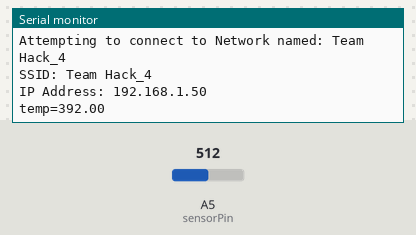
A sketch run on a simulated Arduino MKR. Parts: the last lines printed to the serial monitor. The test bench sets the inputs (shaded band); at power-on: A5 (sensorPin) = 512. WiFi joins after 1.5 s; servers stay silent unless stated; uploads are accepted with an empty reply.

Above: at 12.7 s.
12.8 s: A5 (sensorPin) set to 716
At 16.1 s:
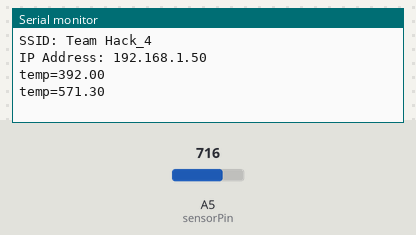
16.4 s: A5 (sensorPin) set to 900
At 19.5 s:
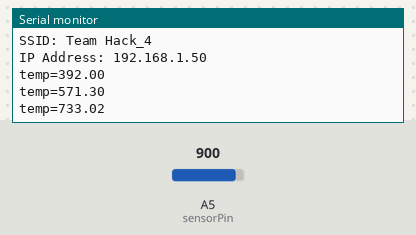
Timing chart, 0 to 21.0 s (numbered marks = the images above; inputs shaded):
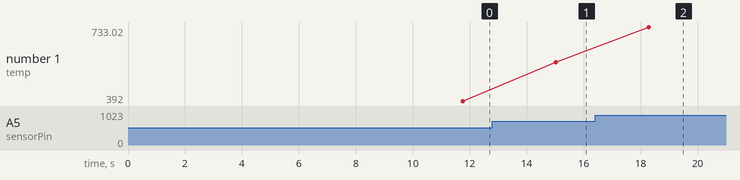

Measured:
- after the input at 12.8 s, the serial monitor: prints a new line after 2.2 s (image 1)
- after the input at 16.4 s, the serial monitor: prints a new line after 1.9 s (image 2)
- plotted number 1: 392 → 571.3 after the input at 12.8 s, 571.3 → 733.02 after the input at 16.4 s

The sketch:

microcontroller_POST_response_code_php_temp.ino
```cpp
#include <WiFiNINA.h>

#define sensorPin A5

char ssid[] = "Team Hack_4";
char pass[] = "Hack_36";

int status = WL_IDLE_STATUS;

char server[] = "http://hack4-36.herokuapp.com/";

String postData;
String postVariable = "temp=";

WiFiClient client;

void setup() {

  Serial.begin(9600);

  while (status != WL_CONNECTED) {
    Serial.print("Attempting to connect to Network named: ");
    Serial.println(ssid);
    status = WiFi.begin(ssid, pass);
    delay(10000);
  }

  Serial.print("SSID: ");
  Serial.println(WiFi.SSID());
  IPAddress ip = WiFi.localIP();
  IPAddress gateway = WiFi.gatewayIP();
  Serial.print("IP Address: ");
  Serial.println(ip);
}

void loop() {
  int reading = analogRead(sensorPin);
  float voltage = reading * 5.0;
  voltage /= 1024.0;
  float temperatureC = (voltage - 0.5) * 100 ;
  float temperatureF = (temperatureC * 9.0 / 5.0) + 32.0;

  postData = postVariable + temperatureF;

  if (client.connect(server, 80)) {
    client.println("POST /test/post.php HTTP/1.1");
    client.println("Host: http://hack4-36.herokuapp.com/");
    client.println("Content-Type: application/x-www-form-urlencoded");
    client.print("Content-Length: ");
    client.println(postData.length());
    client.println();
    client.print(postData);
  }

  if (client.connected()) {
    client.stop();
  }
  Serial.println(postData);

  delay(3000);
}
```
